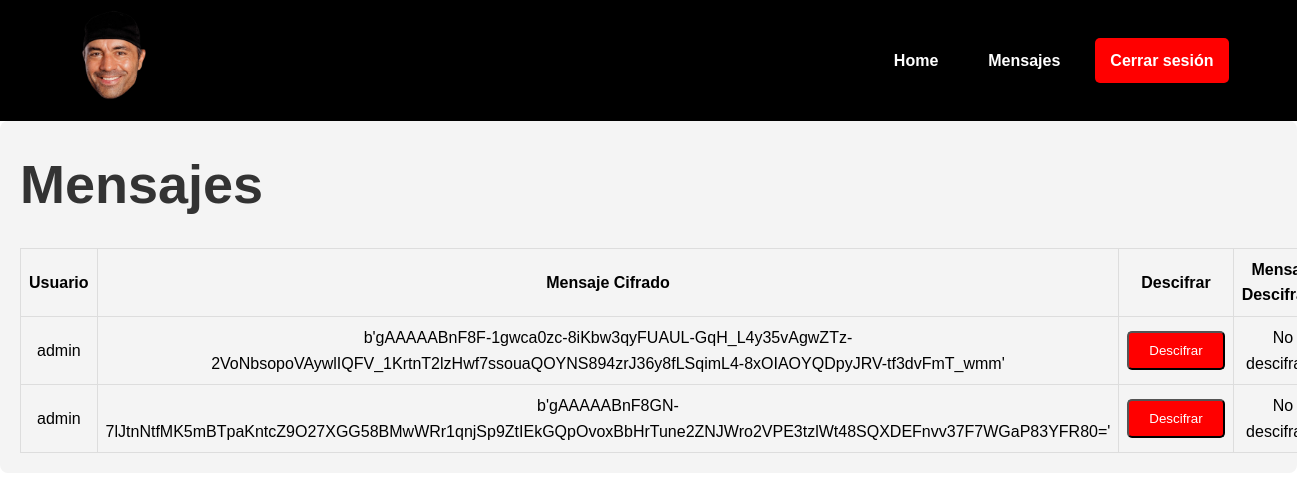
The page /mensajes (signed in) on the database as committed earlier.
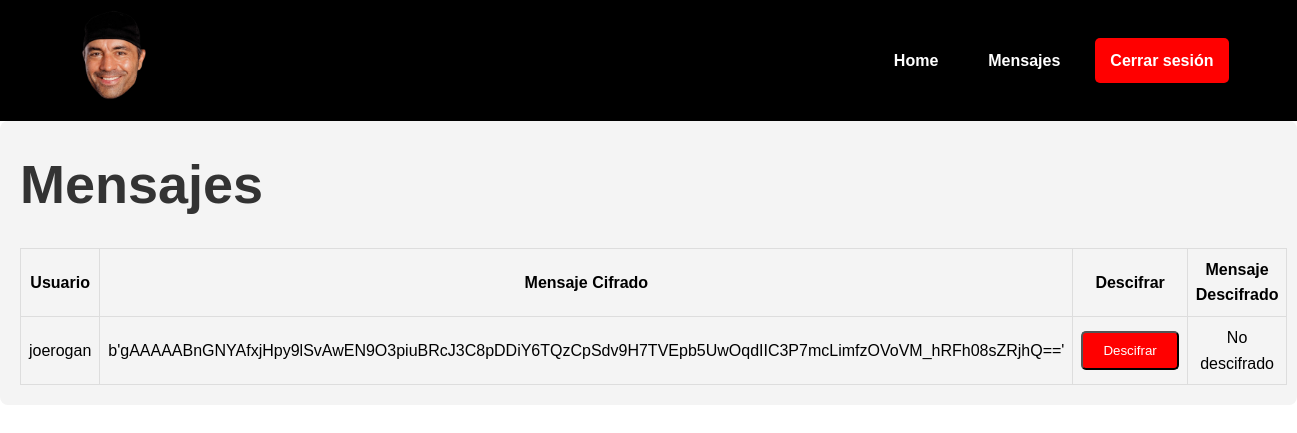
The same page on the database as committed later.
### tables this page shows
CREATE TABLE messages (
    message_id INTEGER PRIMARY KEY AUTOINCREMENT,
    user_id INTEGER NOT NULL,
    message BLOB NOT NULL,
    hmac TEXT NULL,  -- Aquí permitimos que hmac sea NULL
    FOREIGN KEY(user_id) REFERENCES users(id)
);

CREATE TABLE users (
            id INTEGER PRIMARY KEY AUTOINCREMENT,
            username TEXT NOT NULL UNIQUE,
            password TEXT NOT NULL
        );

### app.py (the view)
@app.route('/mensajes')
def mensajes():
    if 'user_id' not in session:
        return redirect(url_for('login'))
    conn = get_db_connection()
    messages = conn.execute('''
        SELECT message_id, users.username, messages.message
        FROM messages
        JOIN users ON messages.user_id = users.id
    ''').fetchall()
    conn.close()
    return render_template('mensajes.html', messages=messages)

### app.py (called while the page is built)
def get_db_connection():
    conn = sqlite3.connect('database.db')
    conn.row_factory = sqlite3.Row
    return conn

@app.context_processor
def inject_is_logged_in():
    return {'is_logged_in': 'user_id' in session}

### templates/mensajes.html (shortened to what this page needs)
<!DOCTYPE html>
<html lang="es">
<head>
    <link rel="stylesheet" href="/static/css/styles.css">
</head>
<body>
    <header>
        <nav>
            <div class="logo">
                <img src="{{ url_for('static', filename='img/joe.png') }}" alt="Logo">
            </div>
            <ul class="menu">
                <li><a href="{{ url_for('index') }}">Home</a></li>
                <li><a href="{{ url_for('mensajes') }}">Mensajes</a></li>
                {% if is_logged_in %}
                    <li><a href="{{ url_for('logout') }}" class="btn">Cerrar sesión</a></li>
                {% else %}
                    <li><a href="{{ url_for('login') }}" class="btn">Iniciar sesión</a></li>
                    <li><a href="{{ url_for('register') }}" class="btn">Registrar</a></li>
                {% endif %}
            </ul>
        </nav>
    </header>
    <section class="formato-mensajes">
        <h1 class="titulo-mensajes">Mensajes</h1>
        <table class="elementos-tabla">
            <thead>
                <tr>
                    <th>Usuario</th>
                    <th>Mensaje Cifrado</th>
                    <th>Descifrar</th>
                    <th>Mensaje Descifrado</th>
                </tr>
            </thead>
            <tbody>
                {% for message in messages %}
                <tr>
                    <td>{{ message.username }}</td>
                    <td>{{ message.message }}</td>
                    <td>
                        <form action="{{ url_for('decrypt', message_id=message.message_id) }}" method="POST">
                            <button type="submit" class="btn">Descifrar</button>
                        </form>
                    </td>
                    <td>
                        {% if decrypted_message_id == message.message_id %}
                            {{ decrypted_message }}
                        {% else %}
                            No descifrado
                        {% endif %}
                    </td>
                </tr>
                {% endfor %}
            </tbody>
        </table>
    </section>
</body>
</html>

### static/css/styles.css (style rules this page uses)
* { margin: 0; padding: 0; box-sizing: border-box; }
body { font-family: 'Poppins', sans-serif; background-color: white; color: black; line-height: 1.6; }
header { background-color: black; padding: 10px 0; }
nav { display: flex; justify-content: space-between; align-items: center; max-width: 1200px; margin: 0 auto; padding: 0 20px; }
.logo { font-size: 24px; color: white; }
.logo img { width: 90px; height: auto; }
.menu { display: flex; align-items: center; list-style: none; padding: 0; margin: 0; }
.menu li { margin-left: 20px; }
.menu a { text-decoration: none; color: white; font-weight: bold; padding: 10px 15px; display: flex; align-items: center; }
.btn { color: white; background-color: red; text-decoration: none; border-radius: 5px; padding: 10px 20px; }
.formato-mensajes { padding: 20px; background-color: #f4f4f4; border-radius: 8px; margin-bottom: 20px; }
.titulo-mensajes { font-size: 54px; font-weight: bold; color: #333; }
.elementos-tabla { width: 100%; border-collapse: collapse; margin-top: 20px; border: 1px solid #ddd; }
.elementos-tabla th, .elementos-tabla td { border: 1px solid #ddd; padding: 8px; text-align: center; }

Rows that differ between the two databases and show on the page:
removed messages: username "admin", message "b'gAAAAABnF8F-1gwca0zc-8iKbw3qyFUAUL-GqH_L4y35vAgwZTz-2VoNbsopoVAywlIQFV_1KrtnT2lzHwf7ssouaQOYNS894zrJ36y8fLSqimL4-8xOIAOYQDpyJRV-tf3dvFmT_wmm'", shows "No…"
removed messages: username "admin", message "b'gAAAAABnF8GN-7lJtnNtfMK5mBTpaKntcZ9O27XGG58BMwWRr1qnjSp9ZtIEkGQpOvoxBbHrTune2ZNJWro2VPE3tzlWt48SQXDEFnvv37F7WGaP83YFR80='", shows "No…"
added messages: username "joerogan", message "b'gAAAAABnGNYAfxjHpy9lSvAwEN9O3piuBRcJ3C8pDDiY6TQzCpSdv9H7TVEpb5UwOqdIIC3P7mcLimfzOVoVM_hRFh08sZRjhQ=='", shows "No descifrado"
